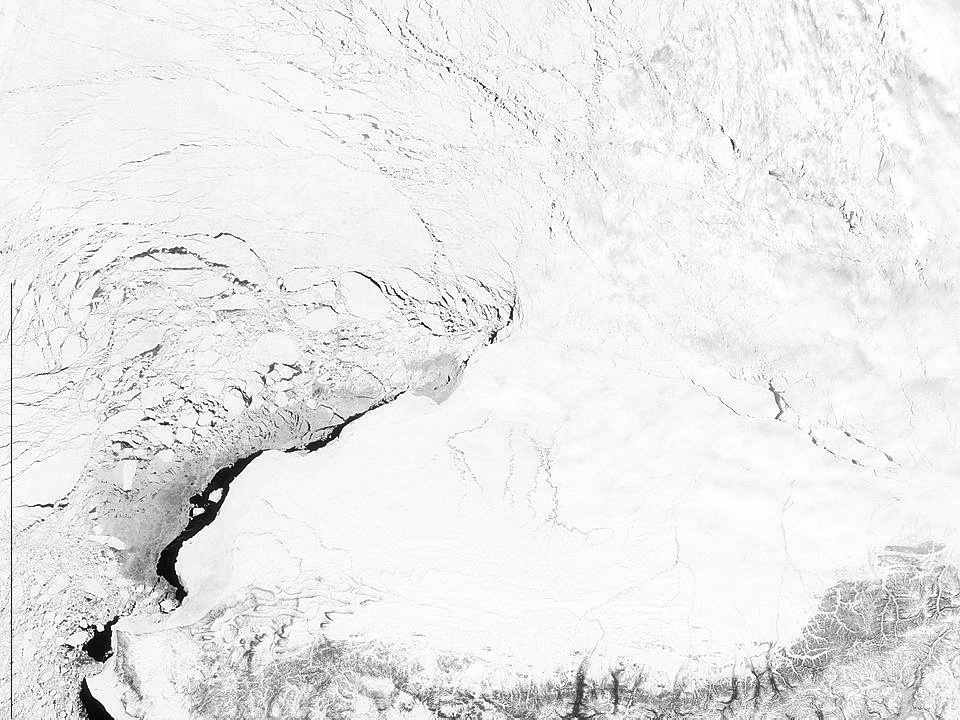
#> input picture Proj3/2007135_out.jpg, 960 x 720 px
$ python seaIceMotionDetection.py
#> lines starting #> are read from the running program, lines starting #| are printed output that depends on the picture; after the words box and inside, x2 and y2 are one past the last pixel; in counts of white or black regions, pixels touching at a corner belong together
import cv2
import numpy as np
import csv

# Load two images
image1 = cv2.imread('2007135_out.jpg')
#> image1 is the input picture: shape (720, 960, 3); min 0, max 255, mean 233.9
image2 = cv2.imread('2007136_out.jpg')
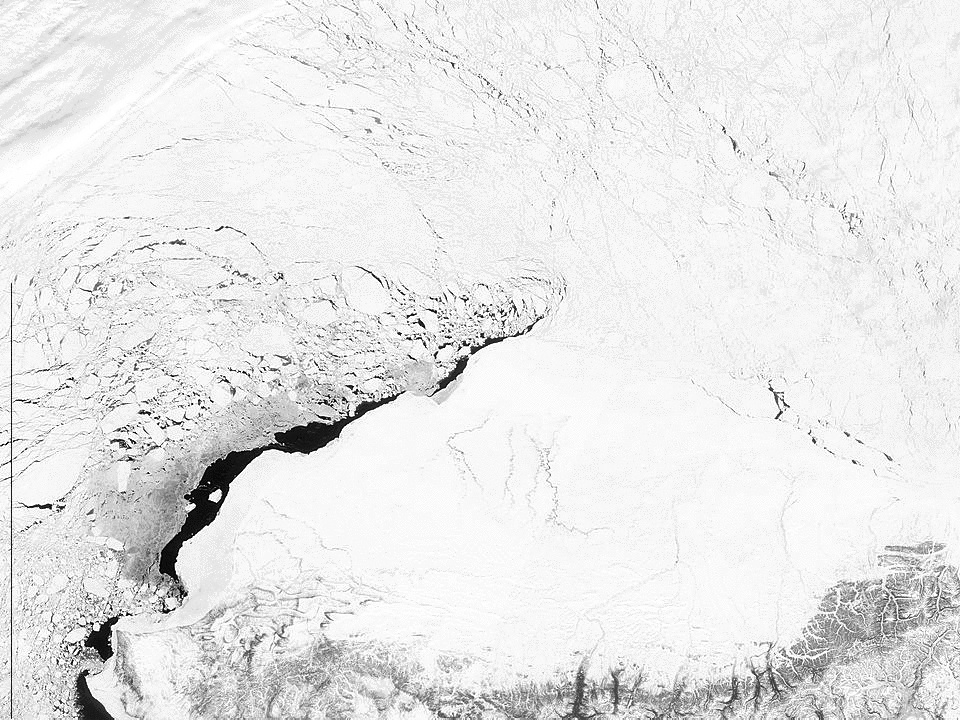
#> input picture Proj3/2007136_out.jpg, 960 x 720 px
#> image2 is the input picture: shape (720, 960, 3); min 0, max 255, mean 231.4

# Convert image to grayscale
image1_gray = cv2.cvtColor(image1, cv2.COLOR_BGR2GRAY)
image2_gray = cv2.cvtColor(image2, cv2.COLOR_BGR2GRAY)

# Create a blank image (for mask creation)
blank_image = np.zeros((720, 960), dtype=np.uint8)

# Create mask that defines the region of interest (ROI) where corners can be detected
height, width = 720, 960
mid_height, mid_width = height//2, width//2

# Tile 1 (Top-Left)
mask1 = np.zeros_like(blank_image) # all pixels are 0 (black)
mask1[0:mid_height, 0:mid_width] = 255 # Set the rectangular region pixels to 255 (white)
corners1 = cv2.goodFeaturesToTrack(image1_gray, maxCorners=20, qualityLevel=0.3, minDistance=7, useHarrisDetector=False, mask=mask1)
#> corners1 = 20 rows, first 8: [422, 322], [462, 299], [450, 326], [404, 299], [474, 325], [447, 67], [130, 258], [450, 315]

# Tile 2 (Top-Right)
mask2 = np.zeros_like(blank_image)
mask2[0:mid_height, mid_width:width] = 255
corners2 = cv2.goodFeaturesToTrack(image1_gray, maxCorners=20, qualityLevel=0.3, minDistance=7, useHarrisDetector=False, mask=mask2)
#> corners2 = 20 rows, first 8: [484, 87], [490, 336], [508, 321], [491, 343], [497, 309], [525, 107], [504, 107], [512, 306]

# Tile 3 (Bottom-Left)
mask3 = np.zeros_like(blank_image)
mask3[mid_height:height, 0:mid_width] = 255
corners3 = cv2.goodFeaturesToTrack(image1_gray, maxCorners=60, qualityLevel=0.3, minDistance=7, useHarrisDetector=True, mask=mask3)
#> corners3 = 60 rows, first 8: [330, 436], [103, 629], [209, 499], [103, 662], [73, 647], [90, 625], [176, 561], [183, 388]

# Tile 4 (Bottom-Right)
mask4 = np.zeros_like(blank_image)
mask4[mid_height:height, mid_width:width] = 255
corners4 = cv2.goodFeaturesToTrack(image1_gray, maxCorners=20, qualityLevel=0.3, minDistance=7, useHarrisDetector=False, mask=mask4)
#> corners4 = 20 rows, first 8: [775, 418], [594, 712], [940, 610], [634, 665], [852, 460], [773, 693], [613, 702], [505, 706]

# Combine the corners from the four ROIs
corners = np.vstack((corners1, corners2, corners3, corners4))
#> corners = 120 rows, first 8: [422, 322], [462, 299], [450, 326], [404, 299], [474, 325], [447, 67], [130, 258], [450, 315]

# Visualize corners on Image1
corners = np.float32(corners)
image1_feature_coordinates = []
for corner in corners:
    x, y = corner.ravel()
    image1_feature_coordinates.append((int(x), int(y)))
    cv2.circle(image1, (int(x), int(y)), 3, (0, 255, 0), -1)
#> this loop made 120 passes
#> (x, y) on passes 1 to 12: (422, 322), (462, 299), (450, 326), (404, 299), (474, 325), (447, 67), (130, 258), (450, 315), (441, 313), (416, 37), (186, 253), (111, 266)
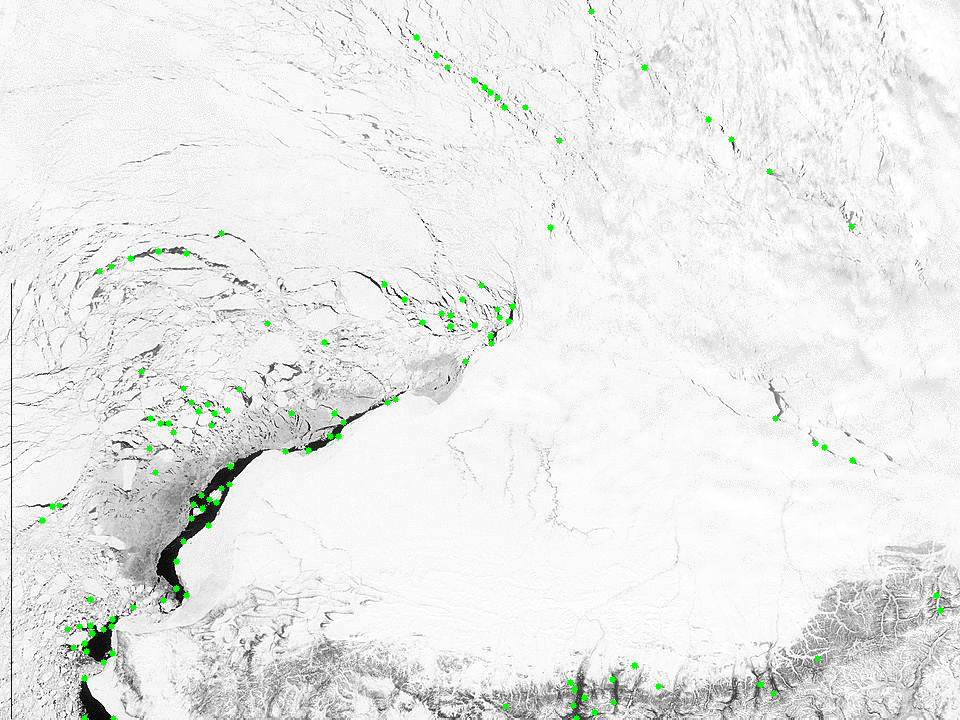
#> image1: shape (720, 960, 3); 0.5% of pixels changed, all inside (x1, y1, x2, y2) = (39, 8, 944, 720)
#> after the loop, image1_feature_coordinates = 120 pairs, first value 42 to 940, second value 11 to 718

#cv2.imwrite('image1_corners.jpg', image1)

# Define Lucas-Kanade optical flow parameters
lk_params = dict(
    winSize = (30, 30), # Defaut size
    maxLevel = 3, # Default value (number of pyramid levels)
    criteria = (cv2.TERM_CRITERIA_EPS | cv2.TERM_CRITERIA_COUNT, 10, 0.03), # Termination criteria
    flags = 0,
    minEigThreshold = 1e-4  # Minimum eigenvalue threshold
)
#> lk_params = {'winSize': (30, 30), 'maxLevel': 3, 'criteria': (3, 10, 0.03), 'flags': 0, 'minEigThreshold': 0.0001}
# Track the corenrs from the first image to the second image using optical flow
corners2, status, error = cv2.calcOpticalFlowPyrLK(image1_gray, image2_gray, corners, None, **lk_params)
#> corners2 = 120 rows, first 8: [417.6, 319.3], [461.2, 297.4], [445.8, 323.8], [404.4, 293.8], [469.8, 328.4], [451.7, 62.58], [130.5, 251.4], [446.1, 312.1]; status = 120 values from 1 to 1; error = 120 values, max 69.63 at index 56, min 4.05 at index 104, mean 24.85

# Visualize corners on Image2
corners2 = np.float32(corners2)
image2_feature_coordinates = []
for corner in corners2:
    x, y = corner.ravel()
    image2_feature_coordinates.append((int(x), int(y)))
    cv2.circle(image2, (int(x), int(y)), 3, (255, 0, 255), -1)
#> this loop made 120 passes
#> (x, y) on passes 1 to 12: (417.6, 319.3), (461.2, 297.4), (445.8, 323.8), (404.4, 293.8), (469.8, 328.4), (451.7, 62.58), (130.5, 251.4), (446.1, 312.1), (436.6, 309.6), (421.9, 32.08), (185.8, 244.3), (110.8, 259.7)
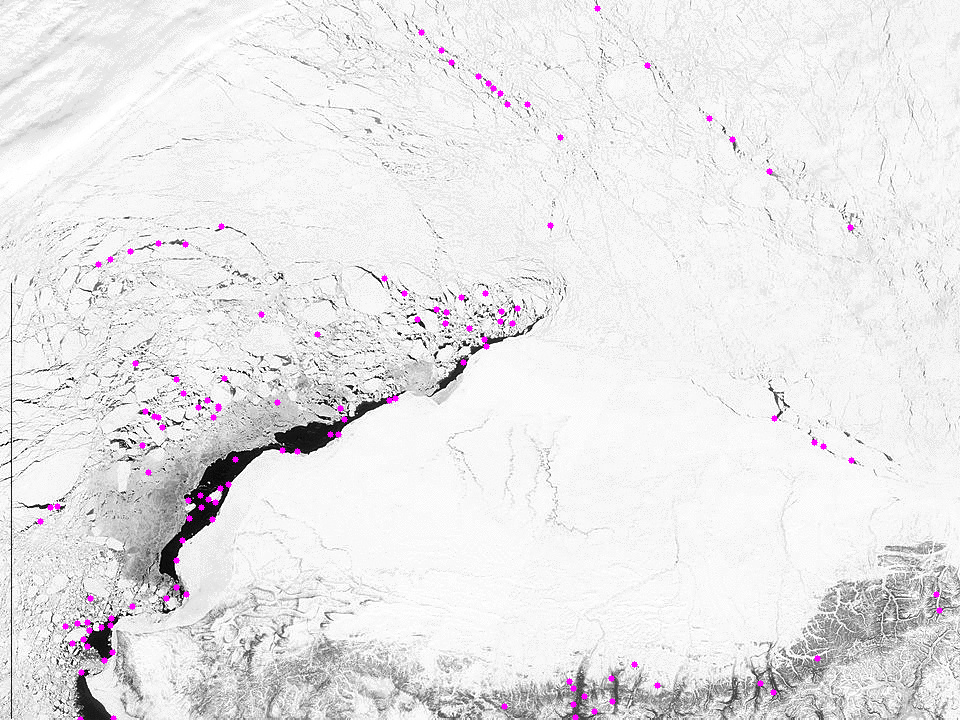
#> image2: shape (720, 960, 3); 0.5% of pixels changed, all inside (x1, y1, x2, y2) = (37, 5, 943, 720)
#> after the loop, image2_feature_coordinates = 120 pairs, first value 40 to 939, second value 8 to 719

# [13 lines of commented-out code are left out]
image1_x, image1_y = zip(*image1_feature_coordinates)
#> image1_x = 120 values, max 940 at index 102, min 42 at index 49, mean 359.3; image1_y = 120 values, max 718 at index 76, min 11 at index 38, mean 434.6
image2_x, image2_y = zip(*image2_feature_coordinates)
#> image2_x = 120 values, max 939 at index 102, min 40 at index 49, mean 358.2; image2_y = 120 values, max 719 at index 78, min 8 at index 38, mean 432.1

rows = zip(image1_x, image1_y, image2_x, image2_y)
header = ['image1_x', 'image1_y', 'image2_x', 'image2_y']

# Write data to csv
with open('feature_coordinates.csv', 'w', newline='') as csvfile:
    writer = csv.writer(csvfile)
    writer.writerow(header)
    writer.writerows(rows)
